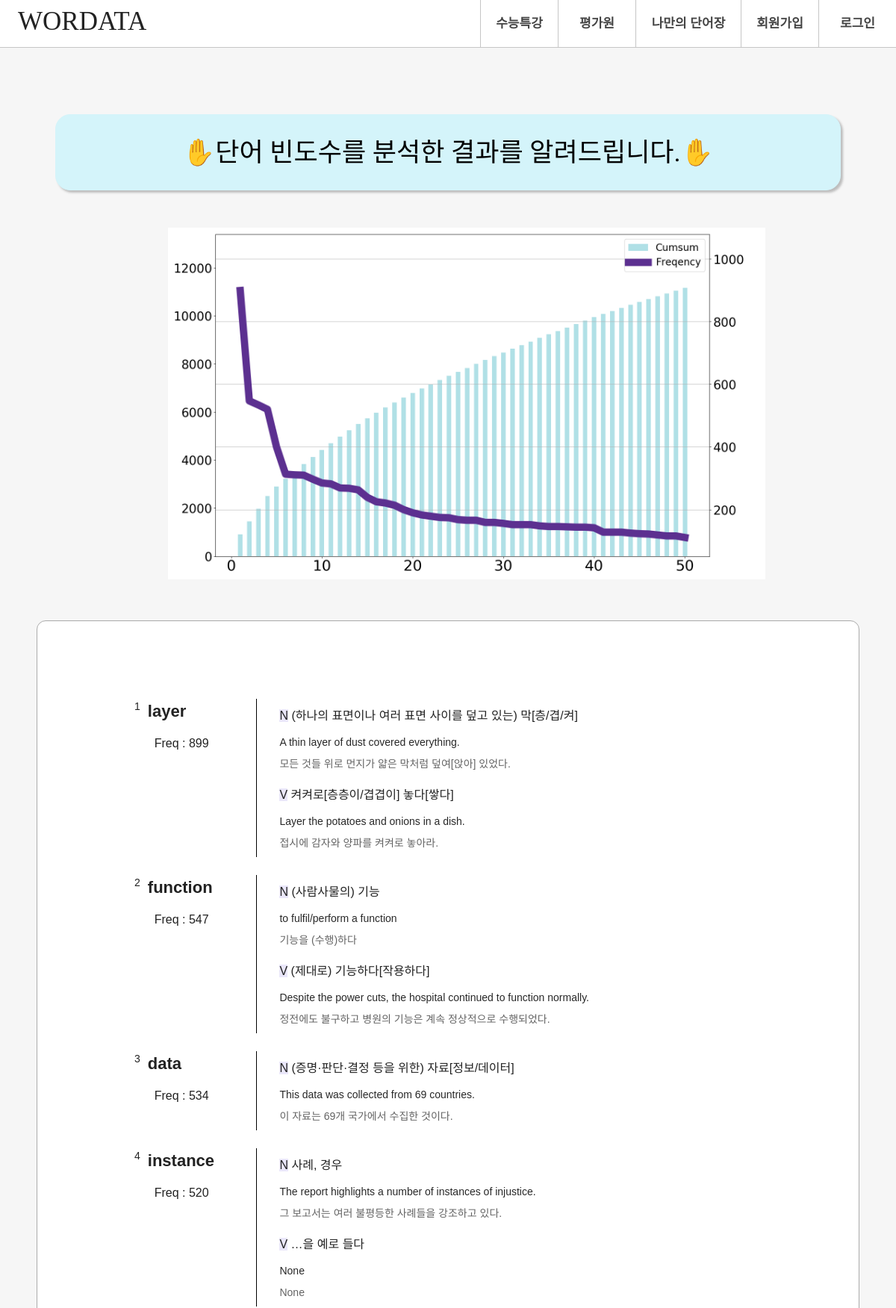
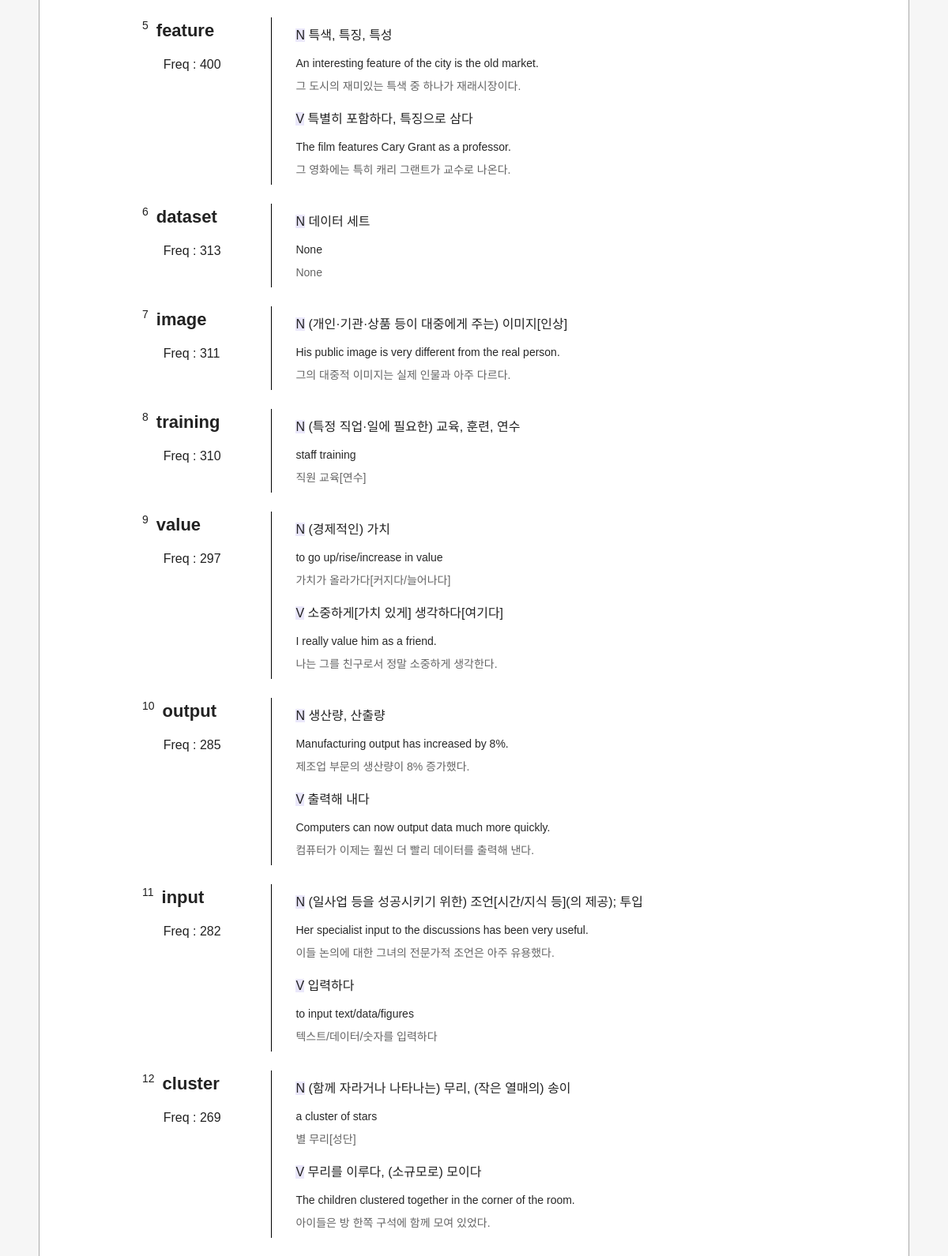
Page /dataframe_words/ (upper part) on the committed database (2 pictures, top to bottom).
### analysis_text/models.py (models this page shows, shortened)
class Dataframe(models.Model):
    numbering = models.IntegerField(default=0, blank=True, null=True)
    word = models.CharField(max_length=50, blank=True, null=True)
    part_of_speech = models.CharField(max_length=20, blank=True, null=True)
    meaning = models.CharField(max_length=40, blank=True, null=True)
    example_sentence = models.TextField(blank=True, null=True)
    sentence_interpretation = models.TextField(blank=True, null=True)
    word_of_frequency = models.IntegerField(default=0, blank=True, null=True)

### analysis_text/views.py (the view)
# urls.py: path('dataframe_words/', views.dataframe_words, name='dataframe_words'),
def dataframe_words(request):
    dataframe_words = Dataframe.objects.all()
    return render(request, 'analysis_text/dataframe_words.html', {'dataframe_words': dataframe_words})

### templates/analysis_text/dataframe_words.html (shortened to what this page needs)
{% extends 'layout.html' %}
{% block content %}
<div class="contents" style=" background-color: #F6F6F6; margin-top: -55px;  padding: 3rem 0;">
    <div class="container">
        <div class="row" style="display: block; text-align: center;">
            <div class="suneung" style="margin-top: 10rem; height: 100px;">
                <h2>&#9995;단어 빈도수를 분석한 결과를 알려드립니다.&#9995;</h2>
            </div>
            <div class="word_graph">
                <div class="graph_img">
                    <img src="../../static/img/graph.png" style="width: 50rem;";>
                </div>
            </div>
            <div class="endWord">
                <div class="word_user">
                {% for word in dataframe_words %}
                    {% if word.numbering != Null %}
                    <div class="UR_box">
                        <div class="UR_one">
                            <div class="UR_eng">
                                <span class="UR_eng_first">{{word.numbering}}&nbsp;</span><span>&nbsp;<span style="font-weight: bold;">{{word.word}}</span></span>
                            </div>
                            <div class="UR_fq">
                                &nbsp;&nbsp;&nbsp;&nbsp;&nbsp;&nbsp;Freq : {{word.word_of_frequency}}
                            </div>
                        </div>
                        <div class="UR_two">
                            <div class="UR_mean">
                                <span class="UR_mean_first">{{word.part_of_speech}}</span><span class="UR_mean_second">&nbsp;{{word.meaning}}</span>
                            </div>
                            <div class="UR_ex">
                                {{word.example_sentence}}
                            </div>
                            <div class="UR_exkor">
                                {{word.sentence_interpretation}}
                            </div>
                        </div>
                    </div>
                    {% else%}
                    <div class="UR_box">
                        <div class="UR_one">
                            <div class="UR_eng">
                                <span class="UR_eng_first">&nbsp;</span><span>&nbsp;</span>
                            </div>
                        </div>
                        <div class="UR_two">
                            <div class="UR_mean">
                                <span class="UR_mean_first">{{word.part_of_speech}}</span><span class="UR_mean_second">&nbsp;{{word.meaning}}</span>
                            </div>
                            <div class="UR_ex">
                                {{word.example_sentence}}
                            </div>
                            <div class="UR_exkor">
                                {{word.sentence_interpretation}}
                            </div>
                        </div>
                    </div>
                    {% endif %}
                {% endfor %}
                </div>
            </div>
        </div>
    </div>
</div>
{% endblock %}

### static/css/style.css (style rules this page uses)
.container { position: relative; width: 1280px; margin: 0 auto; background: rgba(0,0,0,0); }
.row { padding: 0 24px; }
.suneung { width: 1050px; height: 220px; margin: 0 auto; margin-top: 120px; margin-bottom: 50px; border: 1px solid #D4F4FA; border-radius: 20px; background: #D4F4FA; box-shadow: 3px 3px 3px #BDBDBD; }
.suneung h2 { color: #000; font-size: 35px; margin-top: 25px; margin-bottom: 35px; font-family: 'Jua', sans-serif; text-align: center; }
@media (max-width: 1290px) { .container { width: 100%; } }
.endWord { text-align: center; width: 1100px; border: 1px solid #aaaaaa; background-color: #fff; display: inline-block; border-radius: 12px; padding: 5rem 0; }
.UR_box { text-align: left; font-size: 16px; padding: 0 130px; }
.UR_one { display: inline-block; padding-right: 24px; vertical-align: top; width: 135px; }
.UR_eng { font-size: 22px; }
.UR_eng_first { font-size: 14px; vertical-align: top; }
.UR_fq { margin-top: 15px; }
.UR_two { width: 70%; border-left: 1px solid #000; text-align: left; display: inline-block; padding: 0.5rem 20px; }
.UR_mean { display: inline-block; padding: 0px 10px; margin-top: 3px; margin-bottom: 13px; }
.UR_mean_first { background-color: #EAE7FA; }
.UR_mean_second { overflow: visible; text-align: justify; }
.UR_ex { width: 620px; padding: 0px 10px; font-size: 14px; color: #282828; overflow: visible; text-align: justify; }
.UR_exkor { width: 620px; padding: 0px 10px; margin-top: 8px; font-size: 14px; color: #646464; overflow: visible; text-align: justify; }
.word_graph { text-align: center; margin-bottom: 50px; }
.graph_img { display: inline-block; width: 750px; height: 300px; }

### rows in the picture
Dataframe: numbering "1", word "layer", word_of_frequency "899", part_of_speech "N", meaning "(하나의 표면이나 여러 표면 사이를 덮고 있는) 막[층/겹/켜]", example_sentence "A thin layer of dust covered everything.", sentence_interpretation "모든 것들 위로 먼지가 얇은 막처럼 덮여[앉아] 있었다."
Dataframe: part_of_speech "V", meaning "켜켜로[층층이/겹겹이] 놓다[쌓다]", example_sentence "Layer the potatoes and onions in a dish.", sentence_interpretation "접시에 감자와 양파를 켜켜로 놓아라."
Dataframe: numbering "2", word "function", word_of_frequency "547", part_of_speech "N", meaning "(사람사물의) 기능", example_sentence "to fulfil/perform a function", sentence_interpretation "기능을 (수행)하다"
Dataframe: part_of_speech "V", meaning "(제대로) 기능하다[작용하다]", example_sentence "Despite the power cuts, the hospital continued to function normally.", sentence_interpretation "정전에도 불구하고 병원의 기능은 계속 정상적으로 수행되었다."
Dataframe: numbering "3", word "data", word_of_frequency "534", part_of_speech "N", meaning "(증명·판단·결정 등을 위한) 자료[정보/데이터]", example_sentence "This data was collected from 69 countries.", sentence_interpretation "이 자료는 69개 국가에서 수집한 것이다."
Dataframe: numbering "4", word "instance", word_of_frequency "520", part_of_speech "N", meaning "사례, 경우", example_sentence "The report highlights a number of instances of injustice.", sentence_interpretation "그 보고서는 여러 불평등한 사례들을 강조하고 있다."
Dataframe: part_of_speech "V", meaning "…을 예로 들다", example_sentence "None", sentence_interpretation "None"
Dataframe: numbering "5", word "feature", word_of_frequency "400", part_of_speech "N", meaning "특색, 특징, 특성", example_sentence "An interesting feature of the city is the old market.", sentence_interpretation "그 도시의 재미있는 특색 중 하나가 재래시장이다."
Dataframe: part_of_speech "V", meaning "특별히 포함하다, 특징으로 삼다", example_sentence "The film features Cary Grant as a professor.", sentence_interpretation "그 영화에는 특히 캐리 그랜트가 교수로 나온다."
Dataframe: numbering "6", word "dataset", word_of_frequency "313", part_of_speech "N", meaning "데이터 세트", example_sentence "None", sentence_interpretation "None"
Dataframe: numbering "7", word "image", word_of_frequency "311", part_of_speech "N", meaning "(개인·기관·상품 등이 대중에게 주는) 이미지[인상]", example_sentence "His public image is very different from the real person.", sentence_interpretation "그의 대중적 이미지는 실제 인물과 아주 다르다."
Dataframe: numbering "8", word "training", word_of_frequency "310", part_of_speech "N", meaning "(특정 직업·일에 필요한) 교육, 훈련, 연수", example_sentence "staff training", sentence_interpretation "직원 교육[연수]"
Dataframe: numbering "9", word "value", word_of_frequency "297", part_of_speech "N", meaning "(경제적인) 가치", example_sentence "to go up/rise/increase in value", sentence_interpretation "가치가 올라가다[커지다/늘어나다]"
Dataframe: part_of_speech "V", meaning "소중하게[가치 있게] 생각하다[여기다]", example_sentence "I really value him as a friend.", sentence_interpretation "나는 그를 친구로서 정말 소중하게 생각한다."
Dataframe: numbering "10", word "output", word_of_frequency "285", part_of_speech "N", meaning "생산량, 산출량", example_sentence "Manufacturing output has increased by 8%.", sentence_interpretation "제조업 부문의 생산량이 8% 증가했다."
Dataframe: part_of_speech "V", meaning "출력해 내다", example_sentence "Computers can now output data much more quickly.", sentence_interpretation "컴퓨터가 이제는 훨씬 더 빨리 데이터를 출력해 낸다."
Dataframe: numbering "11", word "input", word_of_frequency "282", part_of_speech "N", meaning "(일사업 등을 성공시키기 위한) 조언[시간/지식 등](의 제공); 투입", example_sentence "Her specialist input to the discussions has been very useful.", sentence_interpretation "이들 논의에 대한 그녀의 전문가적 조언은 아주 유용했다."
Dataframe: part_of_speech "V", meaning "입력하다", example_sentence "to input text/data/figures", sentence_interpretation "텍스트/데이터/숫자를 입력하다"
Dataframe: numbering "12", word "cluster", word_of_frequency "269", part_of_speech "N", meaning "(함께 자라거나 나타나는) 무리, (작은 열매의) 송이", example_sentence "a cluster of stars", sentence_interpretation "별 무리[성단]"
Dataframe: part_of_speech "V", meaning "무리를 이루다, (소규모로) 모이다", example_sentence "The children clustered together in the corner of the room.", sentence_interpretation "아이들은 방 한쪽 구석에 함께 모여 있었다."
